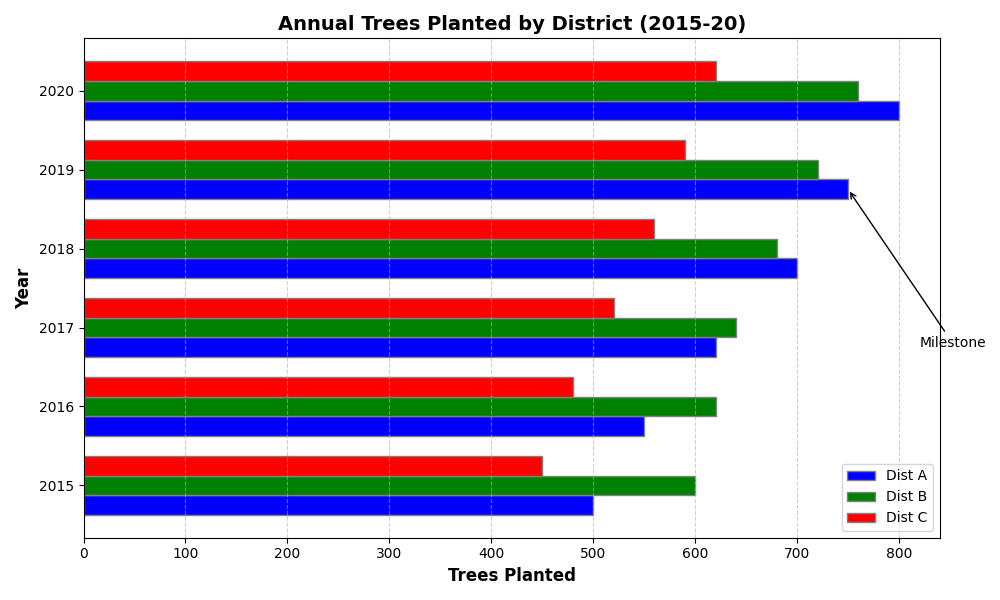

The script that drew this image:
import matplotlib.pyplot as plt
import numpy as np

years = np.arange(2015, 2021)
districtA_trees = np.array([500, 550, 620, 700, 750, 800])
districtB_trees = np.array([600, 620, 640, 680, 720, 760])
districtC_trees = np.array([450, 480, 520, 560, 590, 620])

bar_width = 0.25
r1 = np.arange(len(years))
r2 = [x + bar_width for x in r1]
r3 = [x + bar_width for x in r2]

fig, ax = plt.subplots(figsize=(10, 6))

ax.barh(r1, districtA_trees, color='blue', height=bar_width, edgecolor='grey', label='Dist A')
ax.barh(r2, districtB_trees, color='green', height=bar_width, edgecolor='grey', label='Dist B')
ax.barh(r3, districtC_trees, color='red', height=bar_width, edgecolor='grey', label='Dist C')

ax.set_ylabel('Year', fontweight='bold', fontsize=12)
ax.set_xlabel('Trees Planted', fontweight='bold', fontsize=12)
ax.set_title('Annual Trees Planted by District (2015-20)', fontweight='bold', fontsize=14)
ax.set_yticks([r + bar_width for r in range(len(years))])
ax.set_yticklabels(years)

ax.legend()

ax.grid(True, linestyle='--', alpha=0.6, axis='x')
plt.tight_layout()

ax.annotate('Milestone', xy=(750, 4), xytext=(820, 2),
            arrowprops=dict(facecolor='black', arrowstyle='->'), fontsize=10)

plt.tight_layout()
plt.show()
